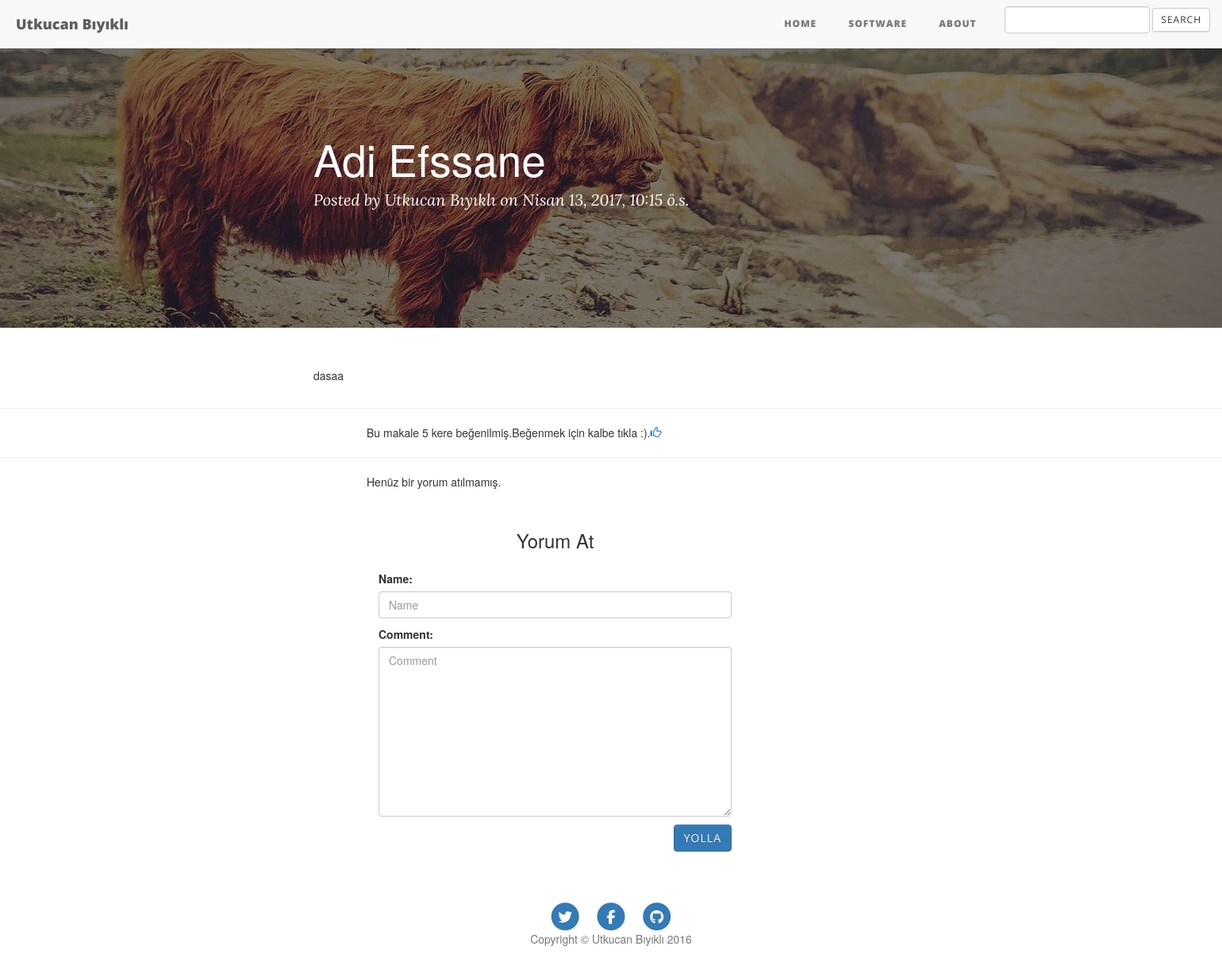
Page /24/ on the committed database.
### Articles/models.py (models this page shows, shortened)
class Article(models.Model):
    title=models.CharField(max_length=25,unique=True)
    body=models.CharField(max_length=140,unique=True)
    content=models.TextField()
    like=models.IntegerField(default=0)
    genre=models.CharField(max_length=10)
    date=models.DateTimeField(auto_now_add=True)
    publish=models.BooleanField(default=False)
    class Meta:
        ordering=["-date"]

### Articles/views.py (the view)
# urls.py: url(r'^(?P<id>[0-9]+)/$', views.detail, name="detail"),
def detail(request, id):
    article = get_object_or_404(Article, id=id)
    if(request.user.is_authenticated):
        comments = Comment.objects.filter(Q(article__title__startswith=article.title))
    else:
        comments = Comment.objects.filter(Q(article__title__startswith=article.title), Q(publish=True))
    if request.method == "POST":
        form = CommentForm(request.POST)
        if form.is_valid():
            ''' Begin reCAPTCHA validation '''
            recaptcha_response = request.POST.get('g-recaptcha-response')
            url = 'https://www.google.com/recaptcha/api/siteverify'
            values = {
                'secret': settings.GOOGLE_RECAPTCHA_SECRET_KEY,
                'response': recaptcha_response
            }
            data = urllib.urlencode(values)
            req = urllib2.Request(url, data)
            response = urllib2.urlopen(req)
            result = json.load(response)
            ''' End reCAPTCHA validation '''
            if result['success']:
                comment = form.save(commit=False)
                comment.article  = article
                comment.save()
                return redirect('articles:detail', id=article.id)
            else:
                error="Robot olmadigina emin misin ?"
                return render(request,"article/detail.html",{
                    "article":article,
                    "error":error,
                    "form":form,
                    "comments":comments
                })
    else:
        form = CommentForm()
    template = "article/detail.html"
    return render(request, template, {'form':form,
                                      "article":article,
                                      "comments":comments
                                      })

### Articles/forms.py
class CommentForm(forms.ModelForm):
    class Meta:
        model = Comment
        fields = ('name', 'comment')
    def __init__(self, *args, **kwargs):
        super(CommentForm, self).__init__(*args, **kwargs)
        self.fields['name'].widget = TextInput(attrs={
            'class': 'form-control',
            'placeholder': 'Name'})
        self.fields['comment'].widget = Textarea(attrs={
            'class': 'form-control',
            'placeholder': 'Comment'})

### Articles/templates/article/detail.html (shortened to what this page needs)
{% extends 'article/base.html' %}
{% load staticfiles%}
{% block body %}
  <header class="intro-header" style="background-image: url({% static 'Articles/img/contact-bg.jpg' %}">
        <div class="container">
            <div class="row">
                <div class="col-lg-8 col-lg-offset-2 col-md-10 col-md-offset-1">
                    <div class="post-heading">
                        <h1>{{article.title}}</h1>
                        <span class="meta">Posted by <a href="{% url 'articles:about' %}">Utkucan Bıyıklı</a> on {{article.date}}</span>
                    </div>
                </div>
            </div>
        </div>
</header>
        <div class="container">
            <div class="row">
                <div class="col-lg-8 col-lg-offset-2 col-md-10 col-md-offset-1">
                         {% autoescape on %}
<p class="content-markdown">{{article.content|safe}}</p>
                        {% endautoescape %}
                          </div>
            </div>
        </div>
<hr>
               <p style="margin-left:30%;">
                   Bu makale {{article.like}} kere beğenilmiş.Beğenmek için kalbe tıkla :).<a href="{% url 'articles:like' article.id %}"><span class="glyphicon btn-glyphicon glyphicon-thumbs-up img-circle text-primary"></span></a>
               </p>
<hr>
<div class="row" style="margin-left:30%;">
{% for comment in comments   %}
                    <h3><i class="glyphicon glyphicon-pencil"></i>{{comment.name}}:
                    <small>{{comment.date}}</small>
                </h3>
                <p>{{comment.comment}}</p>
    {% if user.is_authenticated %}
        {% if not comment.publish %}
    <p><i class="glyphicon glyphicon-thumbs-up"><a href="{% url 'articles:publish' comment.id %}">Publish</a></i> </p>
        {% else %}
    <p><i class="glyphicon glyphicon-thumbs-down"><a href="{% url 'articles:publish' comment.id %}">Remove</a></i> </p>
        {% endif %}
        {% endif %}
    {% empty %}
    <p>Henüz bir yorum atılmamış.</p>
{% endfor %}
<div class="container">
<div class="row col-md-5">
        <br style="clear:both">
                    <form class="form-horizontal" action="" method="post" enctype="multipart/form-data">{% csrf_token %}
<h3 style="margin-bottom: 25px; text-align: center;">Yorum At </h3>
{{ form.as_p }}
                        <div class="form-group">
                            <div class="col-sm-offset-2 col-sm-10">
        <button type="submit" id="submit" name="submit" class="btn btn-primary pull-right">Yolla</button>
                            </div>
                        </div>
                    </form>
        </div>
    </div>
</div>
    <footer>
        <div class="container">
            <div class="row">
                <div class="col-lg-8 col-lg-offset-2 col-md-10 col-md-offset-1">
                    <ul class="list-inline text-center">
                        <li>
                            <a href="https://www.twitter.com/utkucanbykl">
                                <span class="fa-stack fa-lg">
                                    <i class="fa fa-circle fa-stack-2x"></i>
                                    <i class="fa fa-twitter fa-stack-1x fa-inverse"></i>
                                </span>
                            </a>
                        </li>
                        <li>
                            <a href="https://www.facebook.com/utkucanbykl">
                                <span class="fa-stack fa-lg">
                                    <i class="fa fa-circle fa-stack-2x"></i>
                                    <i class="fa fa-facebook fa-stack-1x fa-inverse"></i>
                                </span>
                            </a>
                        </li>
                        <li>
                            <a href="https://www.github.com/utkucanbykl">
                                <span class="fa-stack fa-lg">
                                    <i class="fa fa-circle fa-stack-2x"></i>
                                    <i class="fa fa-github fa-stack-1x fa-inverse"></i>
                                </span>
                            </a>
                        </li>
                    </ul>
                    <p class="copyright text-muted">Copyright &copy; Utkucan Bıyıklı 2016</p>
                </div>
            </div>
        </div>
    </footer>
{% endblock %}

### rows in the picture
Article: title "Adi Efssane", date "Nisan 13, 2017, 10:15 ö.s.", content "dasaa", like "5"
